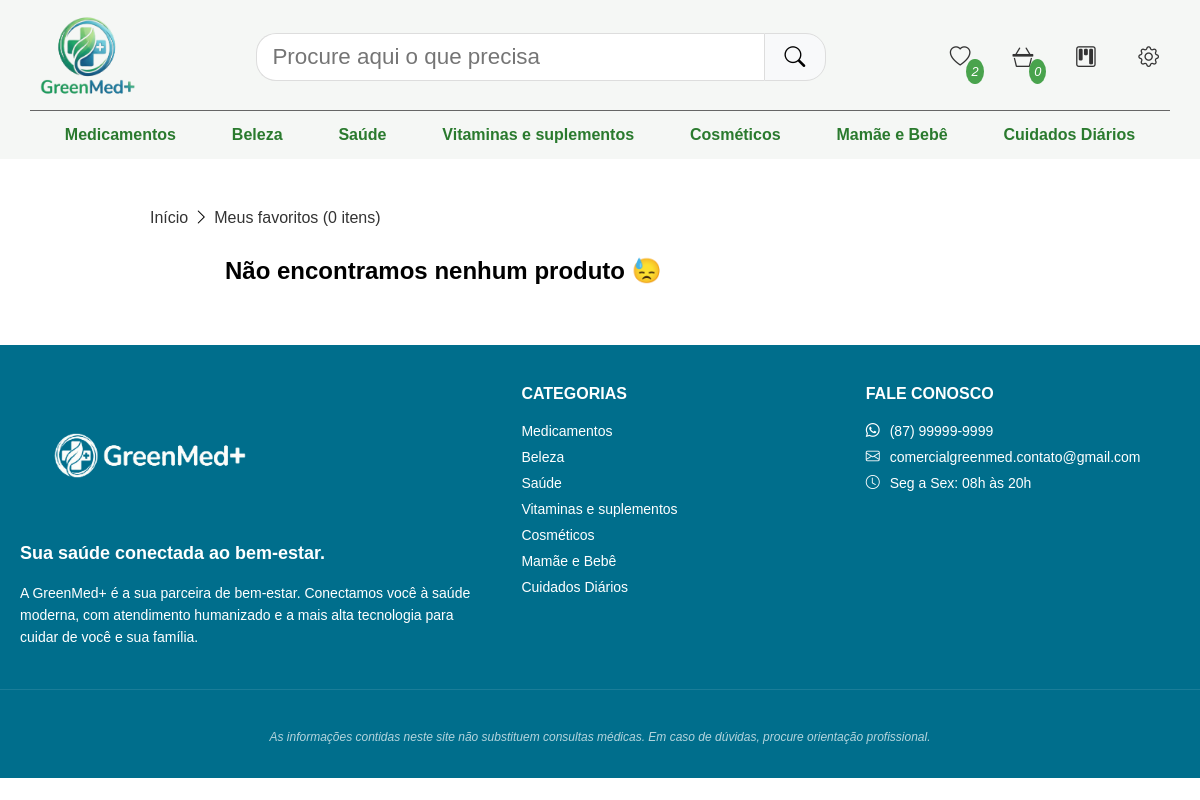
/favoritos (signed in), run on the app's committed database.
### produtos/models.py (models this page shows, shortened)
class Categoria(models.Model):
    id = models.AutoField(primary_key=True)
    nome = models.CharField(max_length=100)

### produtos/views.py (the view)
# urls.py: path('favoritos', ListViewFavorito.as_view(), name='favoritos'),
@method_decorator(login_required(login_url='login'), name='dispatch')
class ListViewFavorito(ListView):
    model = Favorito
    template_name = 'lista_favoritos.html'
    def get_context_data(self, **kwargs):
        context = super().get_context_data(**kwargs)
        context["categorias"] = Categoria.objects.all()
        cesta = Cesta.objects.filter(usuario=self.request.user)
        context['itens_cesta'] = 0
        if cesta:
            qtd_itens_cesta = ItemCesta.objects.filter(cesta=cesta[0]).count()
            context['itens_cesta'] = qtd_itens_cesta
        favoritos = Favorito.objects.filter(id_cliente=self.request.user).values_list('id_produto', flat=True)
        context['favoritos'] = len(list(favoritos)) if favoritos else 0
        return context

### produtos/templates/lista_favoritos.html (shortened to what this page needs)
{% extends 'base.html' %}
{% load static %}
{% block links %}
    <link rel="stylesheet" href="{% static 'css/lista_favoritos.css' %}">
{% endblock %}
{% block favorito %}
    <span id="contagem-favorito">{{ favoritos }}</span>
{% endblock %}
{% block cesta %} <span id="contagem-cesta">{{ itens_cesta }}</span> {% endblock %}
{% if categorias %}
{% block categorias %}
    {% for categoria in categorias %}
        <li><a href="/?categoria={{ categoria.nome }}">{{ categoria.nome }}</a></li>
    {% endfor %}
{% endblock %}
{% endif %}
{% block conteudo %}
    <div class="grid-container">
        <div class="rota">
            <nav>
                <li><a href="{% url 'pagina_principal' %}">Início</a></li>
                <li><i class="bi bi-chevron-right"></i></li>
                <li><a href="#">Meus favoritos ({{ favoritos|length }} itens)</a></li>
            </nav>
        </div>
        <div class="carrossel">
            <div class="container-produtos">
                {% for produto in produtos_favoritos %}
                    <div class="product-card">
                        <div class="image-container">
                            <button class="favorite-btn" aria-label="Adicionar aos favoritos" data-produto-id="{{ produto.id }}">
                                <i class="bi bi-heart{% if produto.id in favoritos %}-fill{% endif %}"></i>
                            </button>
                            <a href="{% url 'pagina_produto' produto.pk %}">
                                <img src="{{ produto.imagem.url }}" alt="{{ produto.nome }}">
                            </a>
                        </div>
                        <a href="{% url 'pagina_produto' produto.pk %}">
                            <div class="card-content">
                                <h2 class="product-title">
                                    {{ produto.nome }}
                                </h2>
                                <div class="price-section">
                                    <span class="current-price">R$ {{ produto.valor }}</span>
                                </div>
                                <div class="coupon-container">
                                    <span class="coupon-badge">R$ 20 OFF BB VISA</span>
                                </div>
                            </div>
                        </a>
                    </div>
                {% empty %}
                    <h2>Não encontramos nenhum produto 😓</h2>
                {% endfor %}
            </div>
        </div>
    </div>
{% endblock %}
{% if categorias %}
{% block categorias_footer %}
    {% for categoria in categorias %}
        <li><a href="#">{{ categoria.nome }}</a></li>
    {% endfor %}
{% endblock %}
{% endif %}

### static/css/base.css (style rules this page uses)
:root { --verde_primario: #2A7A2E; --azul_destaque: #0098A6; --verde_secundario: #49A34D; --azul_apoio: #006E8C; --cinza_texto: #333333; --cinza_fundo: #F5F7F5; --cinza_secundario: #666666; --titulos: "Montserrat", sans-serif; --paragrafos: "Open Sans", sans-serif; }
* { font-family: Arial, Helvetica, sans-serif; box-sizing: border-box; margin: 0px; padding: 0px; }
header a { text-decoration: none; }
header nav li { list-style: none; margin: auto 1px; cursor: pointer; position: relative; }
header nav #contagem-cesta, header nav #contagem-favorito { position: absolute; font-size: 0.8rem; padding: 5px; border-radius: 50%; bottom: -5px; right: -3px; text-align: center; background-color: var(--verde_secundario); color: white; }
#categorias a { color: var(--verde_primario); }
.footer-col ul li { margin-bottom: 10px; }
.footer-col ul li a { color: var(--text-muted); text-decoration: none; transition: color 0.3s; }

### produtos/static/css/lista_favoritos.css (style rules this page uses)
.grid-container { display: grid; gap: 20px 0px; height: 100%; width: 100%; }
.rota { grid-template-columns: 1 / span 12; grid-template-rows: 1 / span 1; }
.rota nav { display: flex; list-style-type: none; justify-content: start; gap: 5px; flex-wrap: wrap; width: 100%; }
.rota a { text-decoration: none; color: var(--cinza_texto) }
.carrossel { display: grid; grid-template-columns: 1fr 10fr 1fr; }
.container-produtos { grid-column: 2 / span 1; display: inline-flex; gap: 40px; justify-content: start; justify-items: center; overflow-x: hidden; padding: 10px 0px; scroll-snap-type: x mandatory; }

### data on the page
Categoria: nome "Medicamentos"
Categoria: nome "Beleza"
Categoria: nome "Saúde"
Categoria: nome "Vitaminas e suplementos"
Categoria: nome "Cosméticos"
Categoria: nome "Mamãe e Bebê"
Categoria: nome "Cuidados Diários"

### other printed values
{{ favoritos }} "2"
{{ itens_cesta }} "0"
{{ favoritos|length }} "0"
